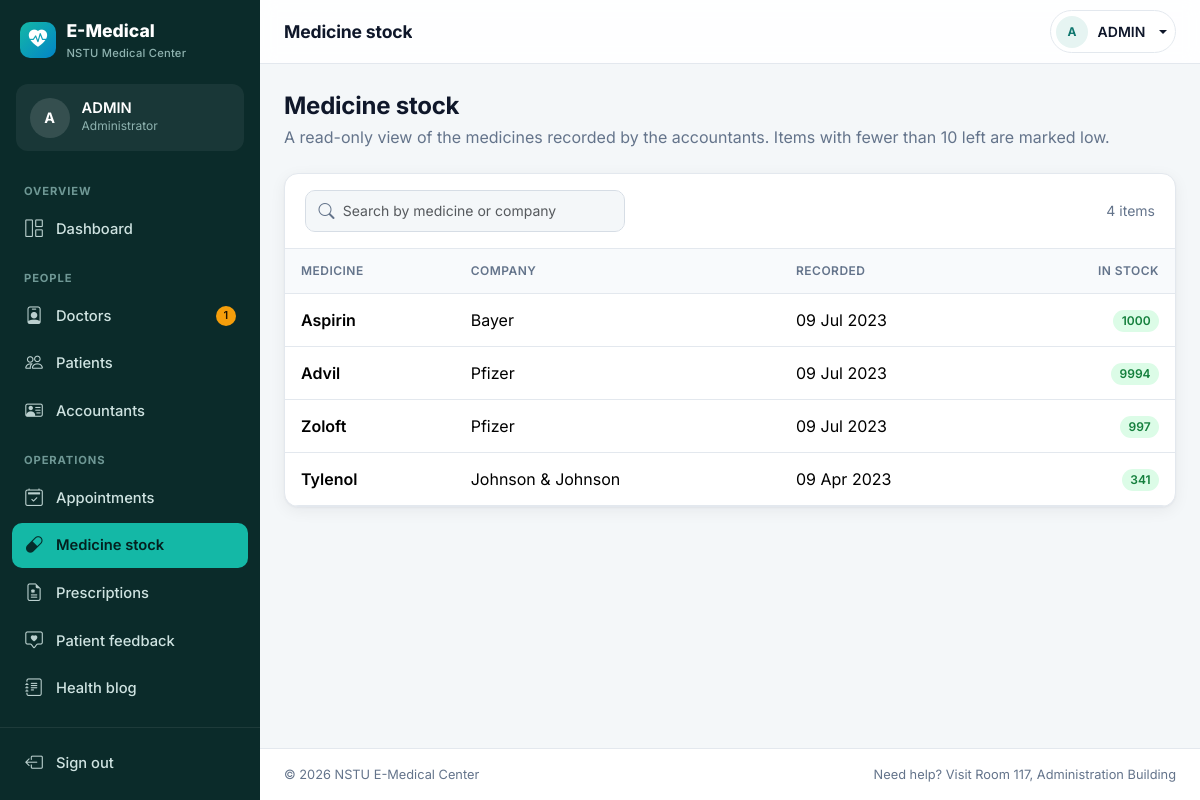
/admin-medicine (signed in), run on the app's committed database.
### hospital/models.py (models this page shows, shortened)
class Medicine(models.Model):
    date = models.DateField()
    medicinename = models.CharField(max_length=100)
    companyname = models.CharField(max_length=100)
    stock = models.IntegerField()

### hospital/views.py (the view)
# urls.py: path('admin-medicine', views.admin_medicine_view,name='admin-medicine'),
@role_required('admin')
def admin_medicine_view(request):
    medicines=models.Medicine.objects.all()
    return render(request,'hospital/admin_medicine.html',{'medicines':medicines})

### hospital/access.py (called while the page is built)
def get_role(user):
    if user is None or not user.is_authenticated:
        return None
    cached = getattr(user, '_em_role', False)
    if cached is not False:
        return cached
    groups = set(user.groups.values_list('name', flat=True))
    if 'ADMIN' in groups or user.is_superuser:
        role = ADMIN
    elif 'DOCTOR' in groups:
        role = DOCTOR
    elif 'PATIENT' in groups:
        role = PATIENT
    elif 'ACCOUNTANT' in groups:
        role = ACCOUNTANT
    else:
        role = None
    user._em_role = role
    return role

def get_profile(user):
    model = PROFILE_MODEL.get(get_role(user))
    return model.objects.filter(user=user).first() if model else None

def is_approved(user):
    role = get_role(user)
    if role == ADMIN:
        return True
    if role is None:
        return False
    profile = get_profile(user)
    return bool(profile and profile.status)

def check_access(request, roles):
    user = request.user
    if not user.is_authenticated:
        return redirect_to_login(request.get_full_path(), ROLE_LOGIN.get(roles[0], '/'))
    role = get_role(user)
    if role is None:
        messages.error(request, 'Your account has no role yet. Please contact the medical center.')
        return redirect('/')
    if role not in roles:
        allowed = ' and '.join(ROLE_LABEL[r] for r in roles)
        messages.warning(request, f'That page is only for {allowed}. Here is your dashboard instead.')
        return redirect(ROLE_HOME[role])
    if not is_approved(user):
        return redirect('afterlogin')  # shows the "waiting for approval" page
    return None

def role_required(*roles):
    def decorator(view):
        @wraps(view)
        def wrapper(request, *args, **kwargs):
            denied = check_access(request, roles)
            if denied is not None:
                return denied
            return view(request, *args, **kwargs)
        return wrapper
    return decorator

### hospital/templatetags/em_tags.py (called while the page is built)
@register.simple_tag(takes_context=True)
def active(context, *prefixes):
    request = context.get('request')
    if request is None:
        return ''
    path = request.path.rstrip('/') or '/'
    for prefix in prefixes:
        p = prefix.rstrip('/') or '/'
        if path == p or (p != '/' and path.startswith(p + '/')):
            return 'active'
    return ''

@register.filter
def initials(name):
    parts = [p for p in str(name or '').split() if p]
    if not parts:
        return '?'
    return ''.join(p[0] for p in parts[:2]).upper()

### templates/hospital/admin_medicine.html (shortened to what this page needs)
{% extends 'hospital/admin_base.html' %}
{% block page_title %}Medicine stock{% endblock %}
{% block content %}
<div class="page-header">
  <div>
    <h1>Medicine stock</h1>
    <p>A read-only view of the medicines recorded by the accountants. Items with fewer than 10 left are marked low.</p>
  </div>
</div>
<div class="card table-card">
  {% if medicines %}
  <div class="card-header">
    <div class="search-box flex-grow-1" style="max-width:320px">
      <i class="bi bi-search"></i>
      <input type="search" class="form-control form-control-sm" placeholder="Search by medicine or company" data-table-filter="#medicineTable" aria-label="Search medicines">
    </div>
    <span class="text-muted small">{{ medicines|length }} item{{ medicines|length|pluralize }}</span>
  </div>
  <div class="table-responsive">
    <table class="table table-hover" id="medicineTable">
      <thead><tr><th>Medicine</th><th>Company</th><th>Recorded</th><th class="text-end">In stock</th></tr></thead>
      <tbody>
      {% for m in medicines %}
        <tr>
          <td class="fw-semibold">{{ m.medicinename }}</td>
          <td>{{ m.companyname }}</td>
          <td class="text-nowrap">{{ m.date|date:"d M Y" }}</td>
          <td class="text-end">
            {% if m.stock <= 0 %}<span class="badge badge-soft-danger">Out of stock</span>
            {% elif m.stock < 10 %}<span class="badge badge-soft-warning">{{ m.stock }} left · low</span>
            {% else %}<span class="badge badge-soft-success">{{ m.stock }}</span>{% endif %}
          </td>
        </tr>
      {% endfor %}
      </tbody>
    </table>
  </div>
  {% else %}
    {% include 'hospital/partials/empty_state.html' with icon="bi-capsule" title="No medicines recorded" text="Accountants add medicines to the stock from their own dashboard." %}
  {% endif %}
</div>
{% endblock content %}

### templates/hospital/admin_base.html (shortened to what this page needs)
{% extends 'hospital/app_base.html' %}
{% load em_tags %}
{% block role_label %}Administrator{% endblock %}
{% block sidebar_nav %}
<div class="sidebar-heading">Overview</div>
<a class="sidebar-link {% active '/admin-dashboard' %}" href="/admin-dashboard"><i class="bi bi-grid-1x2"></i>Dashboard</a>
<div class="sidebar-heading">People</div>
<a class="sidebar-link {% active '/admin-doctor' '/admin-view-doctor' '/admin-add-doctor' '/admin-approve-doctor' '/update-doctor' '/admin-view-doctor-specialisation' %}" href="/admin-doctor">
  <i class="bi bi-person-badge"></i>Doctors{% if nav_pending.doctors %}<span class="badge">{{ nav_pending.doctors }}</span>{% endif %}
</a>
<a class="sidebar-link {% active '/admin-patient' '/admin-view-patient' '/admin-add-patient' '/admin-approve-patient' '/update-patient' %}" href="/admin-patient">
  <i class="bi bi-people"></i>Patients{% if nav_pending.patients %}<span class="badge">{{ nav_pending.patients }}</span>{% endif %}
</a>
<a class="sidebar-link {% active '/admin-accountant' '/admin-view-accountant' '/admin-add-accountant' '/admin-approve-accountant' '/update-accountant' %}" href="/admin-accountant">
  <i class="bi bi-person-vcard"></i>Accountants{% if nav_pending.accountants %}<span class="badge">{{ nav_pending.accountants }}</span>{% endif %}
</a>
<div class="sidebar-heading">Operations</div>
<a class="sidebar-link {% active '/admin-appointment' '/admin-view-appointment' '/admin-add-appointment' '/admin-approve-appointment' %}" href="/admin-appointment">
  <i class="bi bi-calendar2-check"></i>Appointments{% if nav_pending.appointments %}<span class="badge">{{ nav_pending.appointments }}</span>{% endif %}
</a>
<a class="sidebar-link {% active '/admin-medicine' %}" href="/admin-medicine"><i class="bi bi-capsule"></i>Medicine stock</a>
<a class="sidebar-link {% active '/admin-prescriptions' %}" href="/admin-prescriptions"><i class="bi bi-file-earmark-medical"></i>Prescriptions</a>
<a class="sidebar-link {% active '/admin-feedback' %}" href="/admin-feedback"><i class="bi bi-chat-square-heart"></i>Patient feedback</a>
<a class="sidebar-link {% active '/admin-blog' '/post' %}" href="/admin-blog"><i class="bi bi-journal-text"></i>Health blog</a>
<div class="sidebar-heading">Settings</div>
{% endblock %}

### templates/hospital/app_base.html (shortened to what this page needs)
{% extends 'hospital/base.html' %}
{% block body %}
<aside class="app-sidebar" id="appSidebar" aria-label="Main navigation">
  <a class="sidebar-brand" href="/afterlogin">
    <span class="brand-mark"><i class="bi bi-heart-pulse-fill"></i></span>
    <span>E-Medical<small>NSTU Medical Center</small></span>
  </a>
  <div class="sidebar-profile">
    {% include 'hospital/partials/avatar.html' with pic=nav_profile.profile_pic name=request.user.get_full_name|default:request.user.username %}
    <div class="min-w-0">
      <div class="name text-truncate">{{ request.user.get_full_name|default:request.user.username }}</div>
      <div class="role">{% block role_label %}{% endblock %}</div>
    </div>
  </div>
  <nav class="sidebar-nav">
    {% block sidebar_nav %}{% endblock %}
  </nav>
  <div class="sidebar-footer">
    <form method="post" action="{% url 'logout' %}" class="m-0">{% csrf_token %}
      <button type="submit" class="sidebar-link w-100 border-0 bg-transparent text-start"><i class="bi bi-box-arrow-left"></i>Sign out</button>
    </form>
  </div>
</aside>
<div class="app-main">
  <header class="app-topbar">
    <h1 class="page-title">{% block page_title %}Dashboard{% endblock %}</h1>
    <div class="topbar-right">
      <div class="dropdown">
        <a href="#" class="topbar-user dropdown-toggle" data-bs-toggle="dropdown" aria-expanded="false">
          {% include 'hospital/partials/avatar.html' with pic=nav_profile.profile_pic name=request.user.get_full_name|default:request.user.username cls='avatar-sm' %}
          <span class="name">{{ request.user.first_name|default:request.user.username }}</span>
        </a>
      </div>
    </div>
  </header>
  <main class="app-content">
    {% block content %}{% endblock content %}
  </main>
  <footer class="app-footer d-flex flex-wrap justify-content-between gap-2">
    <span>&copy; {% now "Y" %} NSTU E-Medical Center</span>
    <span>Need help? Visit Room 117, Administration Building</span>
  </footer>
</div>
{% endblock body %}

### templates/hospital/base.html (shortened to what this page needs)
<!DOCTYPE html>
{% load static %}
<html lang="en">
<head>
  <link href="https://cdn.jsdelivr.net/npm/bootstrap@5.3.3/dist/css/bootstrap.min.css" rel="stylesheet">
  <link href="https://cdn.jsdelivr.net/npm/bootstrap-icons@1.11.3/font/bootstrap-icons.min.css" rel="stylesheet">
  <link href="{% static 'css/emedical.css' %}" rel="stylesheet">
</head>
<body class="{% block body_class %}{% endblock %}">
  {% block body %}{% endblock %}
</body>
</html>

### templates/hospital/partials/avatar.html (shortened to what this page needs)
{% load static em_tags %}{% if pic %}<img src="{% static pic.url %}" alt="{{ name }}" class="avatar {{ cls }}">{% else %}<span class="avatar {{ cls }}" aria-hidden="true">{{ name|initials }}</span>{% endif %}

### data on the page
Medicine: medicinename "Aspirin", companyname "Bayer", date "09 Jul 2023", stock "1000"
Medicine: medicinename "Advil", companyname "Pfizer", date "09 Jul 2023", stock "9994"
Medicine: medicinename "Zoloft", companyname "Pfizer", date "09 Jul 2023", stock "997"
Medicine: medicinename "Tylenol", companyname "Johnson & Johnson", date "09 Apr 2023", stock "341"

### other printed values
{{ name|initials }} "A A"
{{ request.user.get_full_name|default:request.user.username }} "ADMIN"
{{ nav_pending.doctors }} "1"
{{ request.user.first_name|default:request.user.username }} "ADMIN"
{{ medicines|length }} "4"
